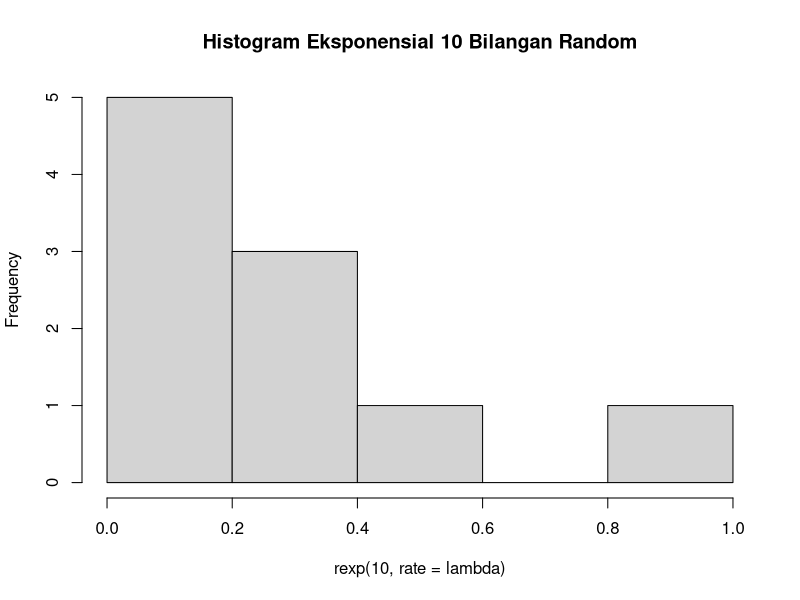
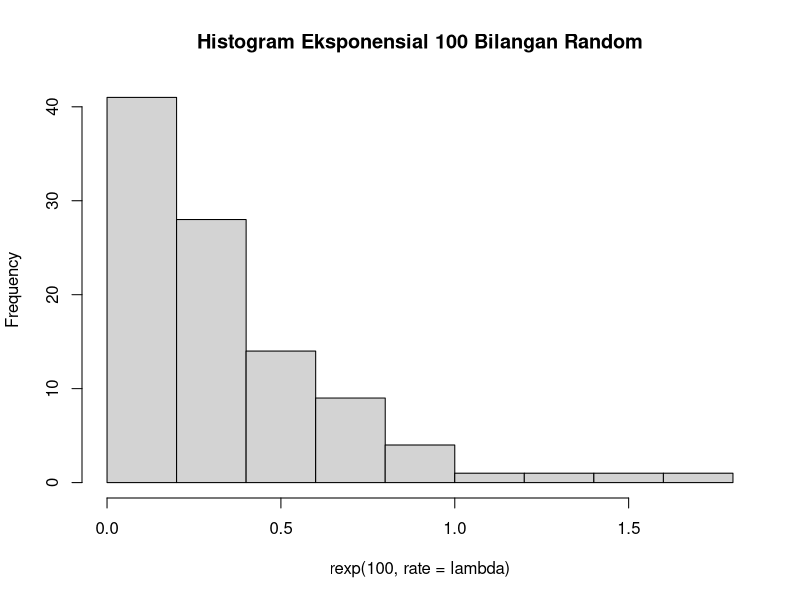
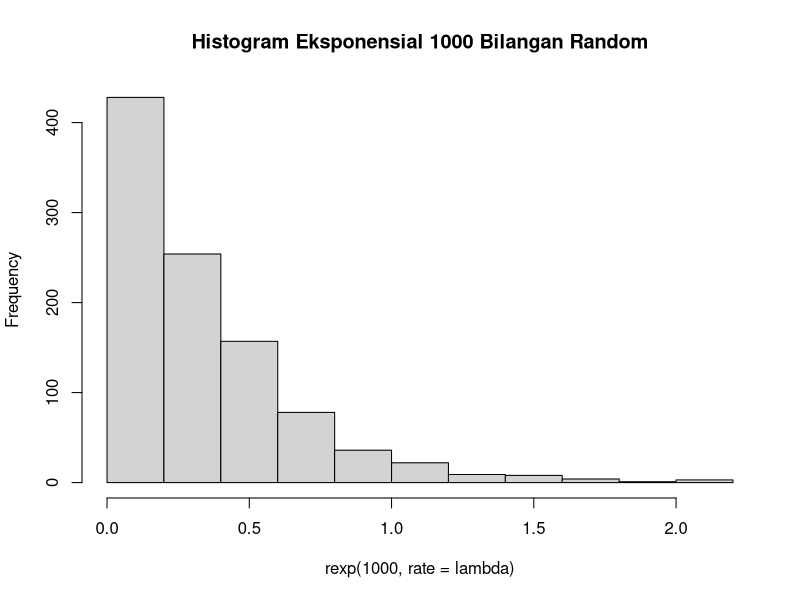
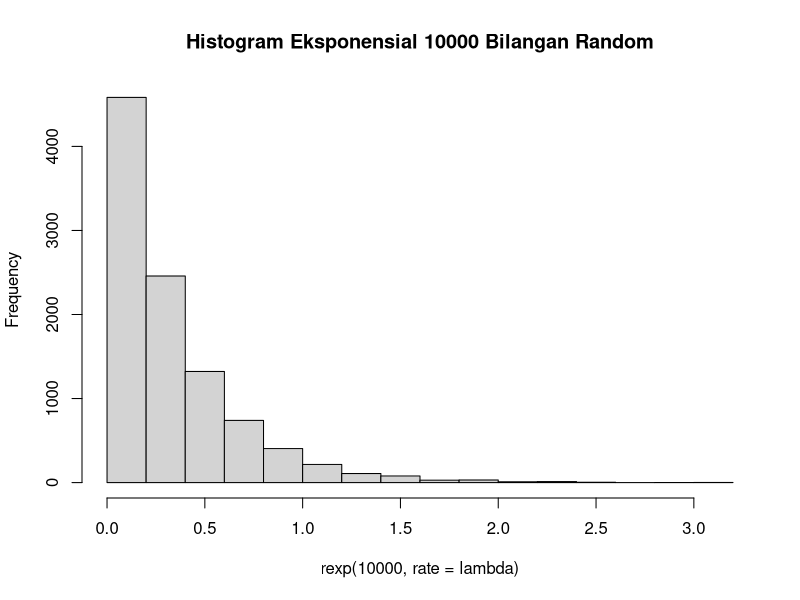

The R script that drew these images, in order:
#a
lambda = 3
set.seed(1)
rnorm(1)
probability = dexp(1, rate = lambda)
probability

#b
set.seed(1)
hist(rexp(10, rate = lambda), main = "Histogram Eksponensial 10 Bilangan Random")
hist(rexp(100, rate = lambda), main = "Histogram Eksponensial 100 Bilangan Random")
hist(rexp(1000, rate = lambda), main = "Histogram Eksponensial 1000 Bilangan Random")
hist(rexp(10000, rate = lambda), main = "Histogram Eksponensial 10000 Bilangan Random")

#c
n = 100
set.seed(1)
mean = mean(rexp(n, rate = lambda))
varian = (sd(rexp(n, rate = lambda))) ^ 2
mean
varian